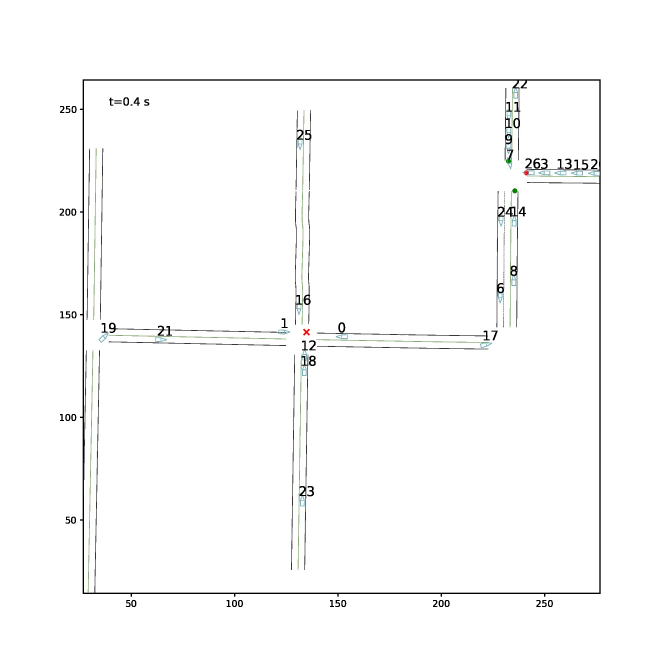
#> input picture frame 4 of CrashCase_HD_Video/crash_2023197392/vbd.mp4, 2000 x 2000 px, given in place of output_camera_10002_multi_view_10018.mp4, which was not available (shown at 1/3 size)
$ python video_extract.py
#> lines starting #> are read from the running program, lines starting #| are printed output that depends on the picture; pictures that were not available may be replaced by others from this repository, and a replacement may not be noted
import cv2
import os
from pathlib import Path

def extract_frames(video_path, output_dir, interval=0.1):
#> called with interval = 0.1
    cap = cv2.VideoCapture(video_path)
    fps = cap.get(cv2.CAP_PROP_FPS)
    frame_interval = max(1, int(fps * interval))

    os.makedirs(output_dir, exist_ok=True)

    frame_count = 0
    saved_count = 0

    while cap.read()[0]:
        if frame_count % frame_interval == 0:
            cap.set(cv2.CAP_PROP_POS_FRAMES, frame_count)
            ret, frame = cap.read()
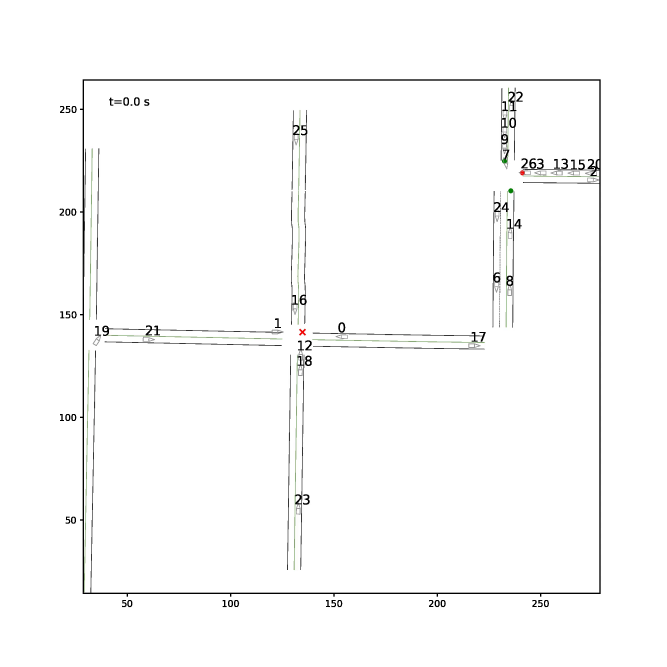
#> input picture frame 0 of CrashCase_HD_Video/crash_2023197392/vbd.mp4, 2000 x 2000 px, given in place of output_camera_10002_multi_view_10018.mp4, which was not available (shown at 1/3 size)
#> frame is the input picture: shape (2000, 2000, 3); mean B, G, R 250.8, 251, 250.9
            output_path = os.path.join(output_dir, f"frame_{saved_count:06d}.png")
            cv2.imwrite(output_path, frame)
            saved_count += 1
        frame_count += 1

    cap.release()


def extract_frames_dir(input_dir, interval=0.1, pattern="*.mp4", output_subdir="frames"):
    """Batch-extract frames for every video matched by `pattern` under `input_dir`.

    For each matched video, frames are written to `<video_parent>/<output_subdir>/`.
    Returns the list of output directories that were populated.
    """
    input_dir = Path(input_dir)
    outputs = []
    for video in sorted(input_dir.rglob(pattern)):
        out_dir = video.parent / output_subdir
        print(f"Extracting {video} -> {out_dir}")
        extract_frames(str(video), str(out_dir), interval=interval)
        outputs.append(out_dir)
    return outputs


# Usage
if __name__ == "__main__":
    # Original single-video call (kept for compatibility)
    # extract_frames("/home/haowei/Documents/TeraSim/CrashCase_HD_Video_rendered/crash_2023298086/final_bev.mp4",
    #                "/home/haowei/Documents/TeraSim/CrashCase_HD_Video_rendered/crash_2023298086/frames", 0.1)

    # Batch hdmap cameras (6 ftheta_camera_* subdirs, one .mp4 each)
    # extract_frames_dir(
    #     "/home/haowei/Documents/TeraSim-Agent/TeraSim/CrashCase_HD_Video_rendered/crash_2023174894/hdvideo/vehicle0_1_1_5_0/render/hdmap",
    #     interval=0.1,
    # )

    # Multiview composite video
    extract_frames(
        "/home/haowei/Documents/TeraSim-Agent/TeraSim/CrashCase_HD_Video_rendered/crash_2023174894/multiview/output_camera_10002_multi_view_10018.mp4",
        "/home/haowei/Documents/TeraSim-Agent/TeraSim/CrashCase_HD_Video_rendered/crash_2023174894/multiview/frames",
        0.1,
    )
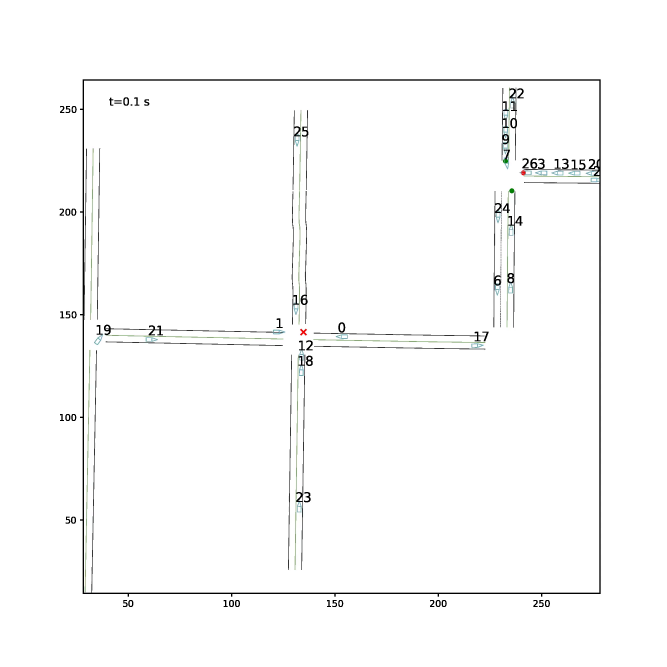
#> input picture frame 1 of CrashCase_HD_Video/crash_2023197392/vbd.mp4, 2000 x 2000 px, given in place of output_camera_10002_multi_view_10018.mp4, which was not available (shown at 1/3 size)

$ run again, starting later in the video
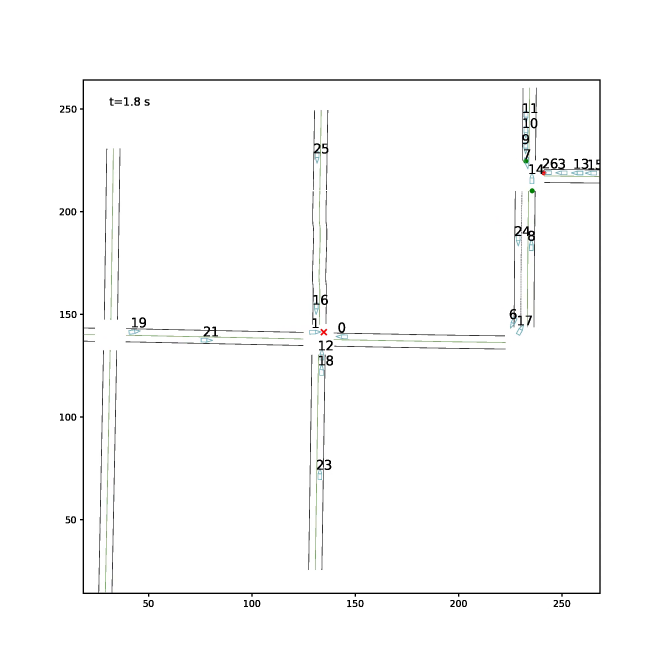
#> input picture frame 18 of CrashCase_HD_Video/crash_2023197392/vbd.mp4, 2000 x 2000 px, given in place of output_camera_10002_multi_view_10018.mp4, which was not available (shown at 1/3 size)
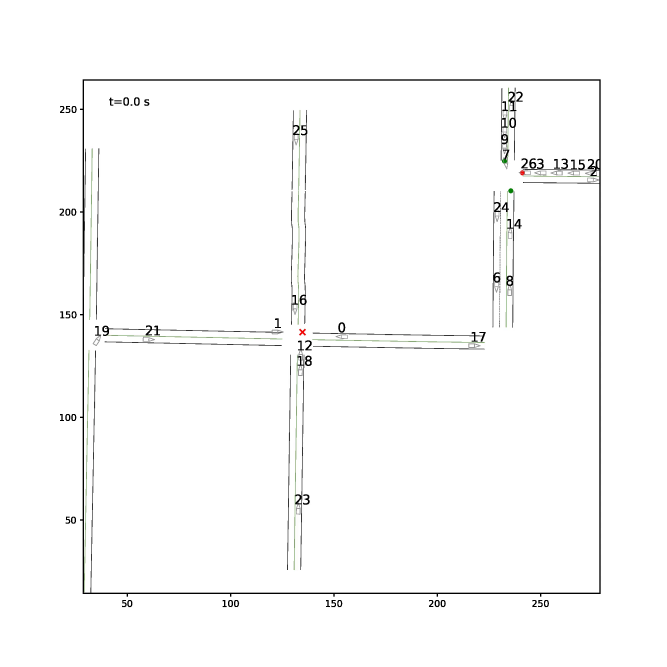
#> input picture frame 0 of CrashCase_HD_Video/crash_2023197392/vbd.mp4, 2000 x 2000 px, given in place of output_camera_10002_multi_view_10018.mp4, which was not available (shown at 1/3 size)
#> in extract_frames, frame is the input picture: shape (2000, 2000, 3); mean B, G, R 250.8, 251, 250.9
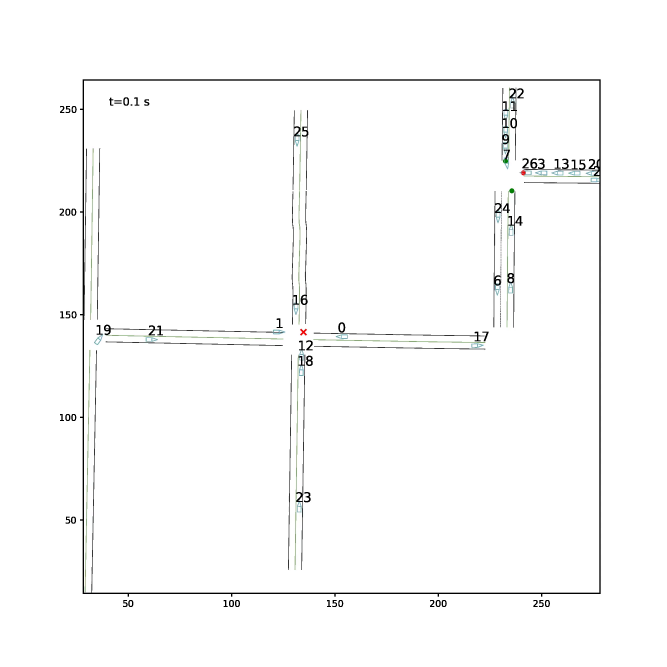
#> input picture frame 1 of CrashCase_HD_Video/crash_2023197392/vbd.mp4, 2000 x 2000 px, given in place of output_camera_10002_multi_view_10018.mp4, which was not available (shown at 1/3 size)

$ run again, starting later in the video
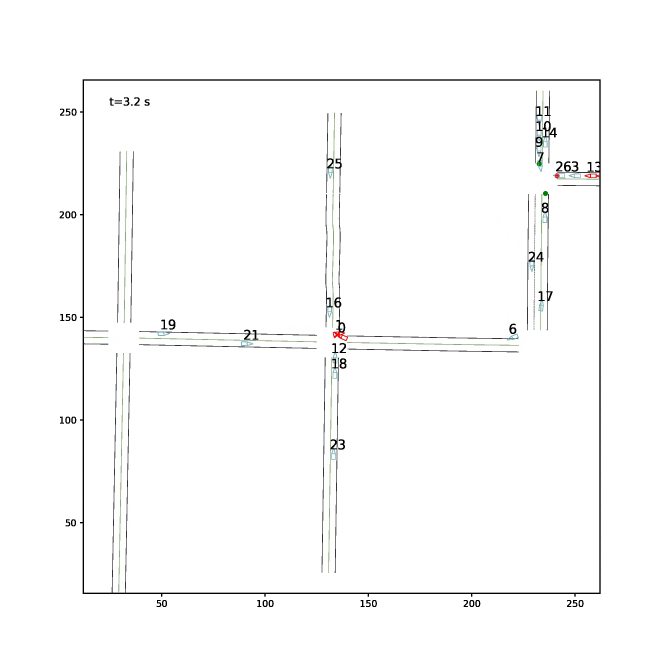
#> input picture frame 32 of CrashCase_HD_Video/crash_2023197392/vbd.mp4, 2000 x 2000 px, given in place of output_camera_10002_multi_view_10018.mp4, which was not available (shown at 1/3 size)
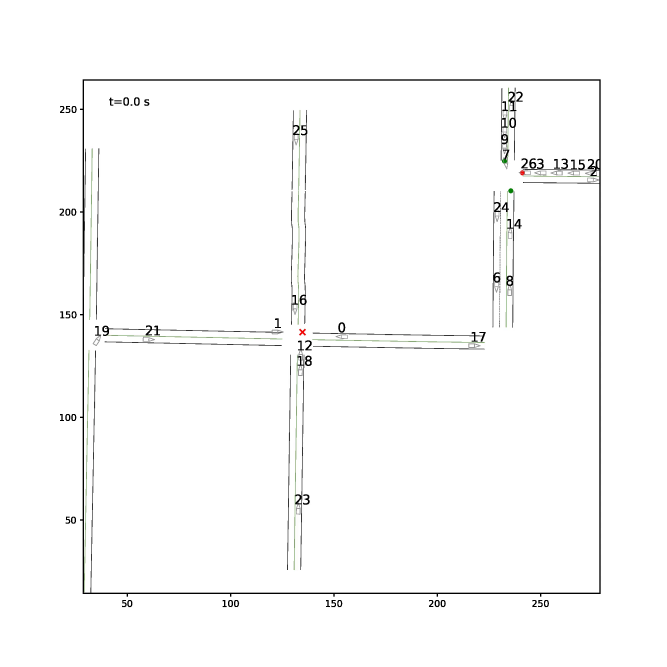
#> input picture frame 0 of CrashCase_HD_Video/crash_2023197392/vbd.mp4, 2000 x 2000 px, given in place of output_camera_10002_multi_view_10018.mp4, which was not available (shown at 1/3 size)
#> in extract_frames, frame is the input picture: shape (2000, 2000, 3); mean B, G, R 250.8, 251, 250.9
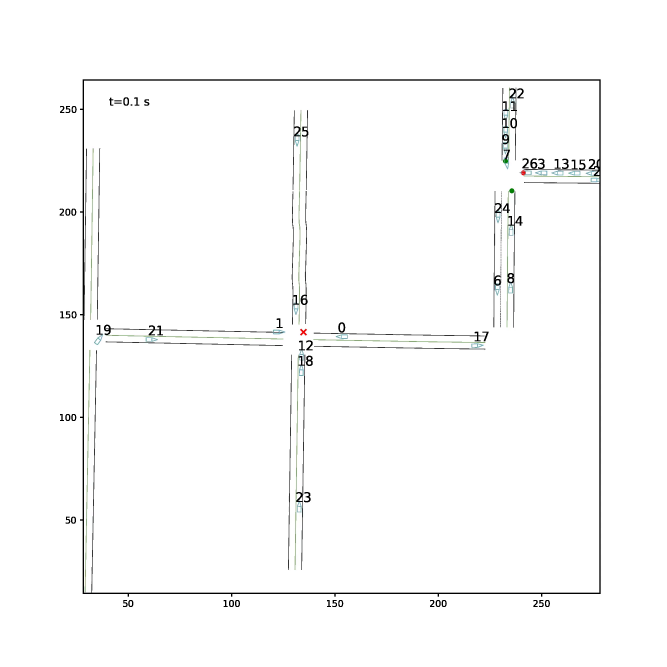
#> input picture frame 1 of CrashCase_HD_Video/crash_2023197392/vbd.mp4, 2000 x 2000 px, given in place of output_camera_10002_multi_view_10018.mp4, which was not available (shown at 1/3 size)
